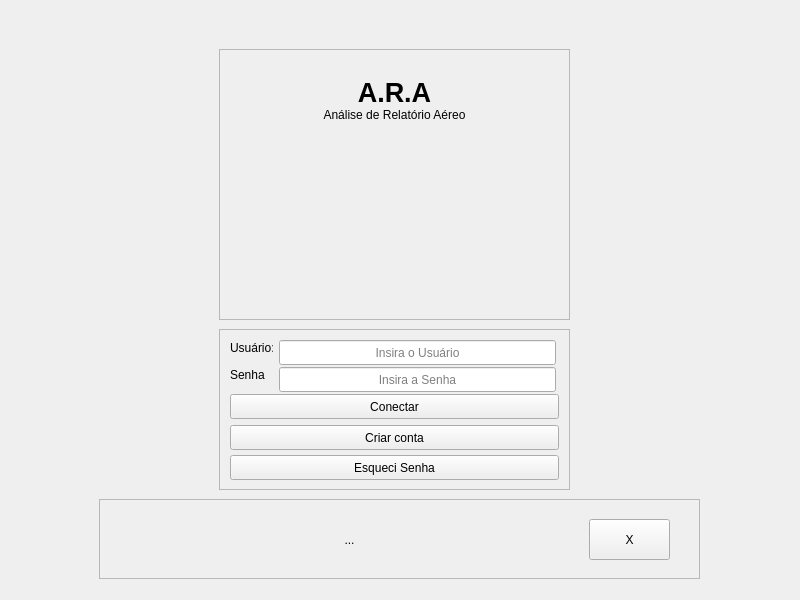
<?xml version="1.0" encoding="UTF-8"?>
<ui version="4.0">
 <class>MainWindow</class>
 <widget class="QMainWindow" name="MainWindow">
  <property name="geometry">
   <rect>
    <x>0</x>
    <y>0</y>
    <width>800</width>
    <height>600</height>
   </rect>
  </property>
  <property name="windowTitle">
   <string>MainWindow</string>
  </property>
  <widget class="QWidget" name="centralwidget">
   <widget class="QFrame" name="framePrincipal">
    <property name="geometry">
     <rect>
      <x>-11</x>
      <y>-1</y>
      <width>821</width>
      <height>611</height>
     </rect>
    </property>
    <property name="frameShape">
     <enum>QFrame::Shape::StyledPanel</enum>
    </property>
    <property name="frameShadow">
     <enum>QFrame::Shadow::Raised</enum>
    </property>
    <widget class="QStackedWidget" name="stackedWidget">
     <property name="geometry">
      <rect>
       <x>10</x>
       <y>0</y>
       <width>801</width>
       <height>601</height>
      </rect>
     </property>
     <property name="currentIndex">
      <number>0</number>
     </property>
     <widget class="QWidget" name="pageLogin">
      <widget class="QFrame" name="frameLoginEntradas">
       <property name="geometry">
        <rect>
         <x>220</x>
         <y>330</y>
         <width>351</width>
         <height>161</height>
        </rect>
       </property>
       <property name="frameShape">
        <enum>QFrame::Shape::StyledPanel</enum>
       </property>
       <property name="frameShadow">
        <enum>QFrame::Shadow::Raised</enum>
       </property>
       <widget class="QLineEdit" name="lineEditLoginSenha">
        <property name="geometry">
         <rect>
          <x>60</x>
          <y>38</y>
          <width>277</width>
          <height>25</height>
         </rect>
        </property>
        <property name="text">
         <string/>
        </property>
        <property name="echoMode">
         <enum>QLineEdit::EchoMode::Password</enum>
        </property>
        <property name="alignment">
         <set>Qt::AlignmentFlag::AlignCenter</set>
        </property>
        <property name="placeholderText">
         <string>Insira a Senha</string>
        </property>
       </widget>
       <widget class="QLabel" name="labelLoginUsuario">
        <property name="geometry">
         <rect>
          <x>11</x>
          <y>11</y>
          <width>43</width>
          <height>16</height>
         </rect>
        </property>
        <property name="text">
         <string>Usuário:</string>
        </property>
       </widget>
       <widget class="QLabel" name="labelLoginSenha">
        <property name="geometry">
         <rect>
          <x>11</x>
          <y>38</y>
          <width>35</width>
          <height>16</height>
         </rect>
        </property>
        <property name="text">
         <string>Senha:</string>
        </property>
       </widget>
       <widget class="QPushButton" name="pushButtonLoginConectar">
        <property name="geometry">
         <rect>
          <x>11</x>
          <y>65</y>
          <width>329</width>
          <height>25</height>
         </rect>
        </property>
        <property name="text">
         <string>Conectar</string>
        </property>
       </widget>
       <widget class="QPushButton" name="pushButtonLoginCriarConta">
        <property name="geometry">
         <rect>
          <x>11</x>
          <y>96</y>
          <width>329</width>
          <height>25</height>
         </rect>
        </property>
        <property name="text">
         <string>Criar conta</string>
        </property>
       </widget>
       <widget class="QPushButton" name="pushButtonLoginEsqSenha">
        <property name="geometry">
         <rect>
          <x>11</x>
          <y>126</y>
          <width>329</width>
          <height>25</height>
         </rect>
        </property>
        <property name="text">
         <string>Esqueci Senha</string>
        </property>
       </widget>
       <widget class="QLineEdit" name="lineEditLoginUsuario">
        <property name="geometry">
         <rect>
          <x>60</x>
          <y>11</y>
          <width>277</width>
          <height>25</height>
         </rect>
        </property>
        <property name="alignment">
         <set>Qt::AlignmentFlag::AlignCenter</set>
        </property>
        <property name="placeholderText">
         <string>Insira o Usuário</string>
        </property>
       </widget>
       <zorder>labelLoginUsuario</zorder>
       <zorder>pushButtonLoginCriarConta</zorder>
       <zorder>pushButtonLoginEsqSenha</zorder>
       <zorder>labelLoginSenha</zorder>
       <zorder>lineEditLoginUsuario</zorder>
       <zorder>lineEditLoginSenha</zorder>
       <zorder>pushButtonLoginConectar</zorder>
      </widget>
      <widget class="QFrame" name="frameLoginError">
       <property name="geometry">
        <rect>
         <x>100</x>
         <y>500</y>
         <width>601</width>
         <height>80</height>
        </rect>
       </property>
       <property name="frameShape">
        <enum>QFrame::Shape::StyledPanel</enum>
       </property>
       <property name="frameShadow">
        <enum>QFrame::Shadow::Raised</enum>
       </property>
       <widget class="QLabel" name="labelLoginError">
        <property name="geometry">
         <rect>
          <x>20</x>
          <y>20</y>
          <width>461</width>
          <height>41</height>
         </rect>
        </property>
        <property name="text">
         <string>...</string>
        </property>
        <property name="alignment">
         <set>Qt::AlignmentFlag::AlignCenter</set>
        </property>
       </widget>
       <widget class="QPushButton" name="pushButtonLoginError">
        <property name="geometry">
         <rect>
          <x>490</x>
          <y>20</y>
          <width>81</width>
          <height>41</height>
         </rect>
        </property>
        <property name="text">
         <string>X</string>
        </property>
       </widget>
      </widget>
      <widget class="QFrame" name="frameLoginInfos">
       <property name="geometry">
        <rect>
         <x>220</x>
         <y>50</y>
         <width>351</width>
         <height>271</height>
        </rect>
       </property>
       <property name="frameShape">
        <enum>QFrame::Shape::StyledPanel</enum>
       </property>
       <property name="frameShadow">
        <enum>QFrame::Shadow::Raised</enum>
       </property>
       <widget class="QLabel" name="labelLoginTitulo">
        <property name="geometry">
         <rect>
          <x>70</x>
          <y>10</y>
          <width>211</width>
          <height>81</height>
         </rect>
        </property>
        <property name="text">
         <string>&lt;html&gt;&lt;head/&gt;&lt;body&gt;&lt;p align=&quot;center&quot;&gt;&lt;span style=&quot; font-size:20pt; font-weight:700;&quot;&gt;A.R.A&lt;/span&gt;&lt;br/&gt;Análise de Relatório Aéreo&lt;/p&gt;&lt;/body&gt;&lt;/html&gt;</string>
        </property>
       </widget>
       <widget class="QLabel" name="labelLoginImagem">
        <property name="geometry">
         <rect>
          <x>100</x>
          <y>90</y>
          <width>150</width>
          <height>150</height>
         </rect>
        </property>
        <property name="styleSheet">
         <string notr="true"/>
        </property>
        <property name="text">
         <string/>
        </property>
        <property name="pixmap">
         <pixmap>01.png</pixmap>
        </property>
        <property name="scaledContents">
         <bool>true</bool>
        </property>
        <property name="alignment">
         <set>Qt::AlignmentFlag::AlignCenter</set>
        </property>
       </widget>
      </widget>
     </widget>
     <widget class="QWidget" name="pageCadastros">
      <widget class="QFrame" name="frameCadastrosForm">
       <property name="geometry">
        <rect>
         <x>10</x>
         <y>110</y>
         <width>651</width>
         <height>481</height>
        </rect>
       </property>
       <property name="frameShape">
        <enum>QFrame::Shape::StyledPanel</enum>
       </property>
       <property name="frameShadow">
        <enum>QFrame::Shadow::Raised</enum>
       </property>
       <widget class="QFrame" name="frameCadastrosFormSec">
        <property name="geometry">
         <rect>
          <x>10</x>
          <y>10</y>
          <width>631</width>
          <height>161</height>
         </rect>
        </property>
        <property name="frameShape">
         <enum>QFrame::Shape::StyledPanel</enum>
        </property>
        <property name="frameShadow">
         <enum>QFrame::Shadow::Raised</enum>
        </property>
        <widget class="QLineEdit" name="lineEditCadastrosLocal">
         <property name="geometry">
          <rect>
           <x>50</x>
           <y>12</y>
           <width>132</width>
           <height>25</height>
          </rect>
         </property>
         <property name="alignment">
          <set>Qt::AlignmentFlag::AlignCenter</set>
         </property>
         <property name="placeholderText">
          <string>...</string>
         </property>
        </widget>
        <widget class="QLabel" name="labelCadastrosLocal">
         <property name="geometry">
          <rect>
           <x>11</x>
           <y>12</y>
           <width>30</width>
           <height>25</height>
          </rect>
         </property>
         <property name="text">
          <string>Local:</string>
         </property>
        </widget>
        <widget class="QLabel" name="labelCadastrosTipoDeGas">
         <property name="geometry">
          <rect>
           <x>11</x>
           <y>40</y>
           <width>66</width>
           <height>25</height>
          </rect>
         </property>
         <property name="text">
          <string>Tipo de Gás:</string>
         </property>
        </widget>
        <widget class="QLineEdit" name="lineEditCadastrosTipoDeGas">
         <property name="geometry">
          <rect>
           <x>80</x>
           <y>40</y>
           <width>537</width>
           <height>25</height>
          </rect>
         </property>
         <property name="alignment">
          <set>Qt::AlignmentFlag::AlignCenter</set>
         </property>
         <property name="placeholderText">
          <string>...</string>
         </property>
        </widget>
        <widget class="QLabel" name="labelCadastrosValor">
         <property name="geometry">
          <rect>
           <x>11</x>
           <y>68</y>
           <width>30</width>
           <height>25</height>
          </rect>
         </property>
         <property name="text">
          <string>Valor:</string>
         </property>
        </widget>
        <widget class="QLineEdit" name="lineEditCadastrosValor">
         <property name="geometry">
          <rect>
           <x>64</x>
           <y>68</y>
           <width>552</width>
           <height>25</height>
          </rect>
         </property>
         <property name="alignment">
          <set>Qt::AlignmentFlag::AlignCenter</set>
         </property>
         <property name="placeholderText">
          <string>...</string>
         </property>
        </widget>
        <widget class="QLabel" name="labelCadastrosUnidade">
         <property name="geometry">
          <rect>
           <x>11</x>
           <y>96</y>
           <width>47</width>
           <height>25</height>
          </rect>
         </property>
         <property name="text">
          <string>Unidade:</string>
         </property>
        </widget>
        <widget class="QLineEdit" name="lineEditCadastrosUnidade">
         <property name="geometry">
          <rect>
           <x>64</x>
           <y>96</y>
           <width>551</width>
           <height>25</height>
          </rect>
         </property>
         <property name="alignment">
          <set>Qt::AlignmentFlag::AlignCenter</set>
         </property>
         <property name="placeholderText">
          <string>...</string>
         </property>
        </widget>
        <widget class="QLabel" name="labelCadastrosLimite">
         <property name="geometry">
          <rect>
           <x>11</x>
           <y>124</y>
           <width>35</width>
           <height>25</height>
          </rect>
         </property>
         <property name="text">
          <string>Limite:</string>
         </property>
        </widget>
        <widget class="QLineEdit" name="lineEditCadastrosLimite">
         <property name="geometry">
          <rect>
           <x>64</x>
           <y>124</y>
           <width>551</width>
           <height>25</height>
          </rect>
         </property>
         <property name="alignment">
          <set>Qt::AlignmentFlag::AlignCenter</set>
         </property>
         <property name="placeholderText">
          <string>...</string>
         </property>
        </widget>
        <widget class="QLabel" name="labelCadastrosLatitude">
         <property name="geometry">
          <rect>
           <x>190</x>
           <y>12</y>
           <width>21</width>
           <height>25</height>
          </rect>
         </property>
         <property name="text">
          <string>Lat.:</string>
         </property>
        </widget>
        <widget class="QLineEdit" name="lineEditCadastrosLatitude">
         <property name="geometry">
          <rect>
           <x>220</x>
           <y>12</y>
           <width>181</width>
           <height>25</height>
          </rect>
         </property>
         <property name="alignment">
          <set>Qt::AlignmentFlag::AlignCenter</set>
         </property>
         <property name="placeholderText">
          <string>...</string>
         </property>
        </widget>
        <widget class="QLabel" name="labelCadastrosLongitude">
         <property name="geometry">
          <rect>
           <x>409</x>
           <y>12</y>
           <width>32</width>
           <height>25</height>
          </rect>
         </property>
         <property name="text">
          <string>Long.:</string>
         </property>
        </widget>
        <widget class="QLineEdit" name="lineEditCadastrosLongitude">
         <property name="enabled">
          <bool>true</bool>
         </property>
         <property name="geometry">
          <rect>
           <x>447</x>
           <y>12</y>
           <width>171</width>
           <height>25</height>
          </rect>
         </property>
         <property name="alignment">
          <set>Qt::AlignmentFlag::AlignCenter</set>
         </property>
         <property name="placeholderText">
          <string>...</string>
         </property>
        </widget>
       </widget>
      </widget>
      <widget class="QFrame" name="frameCadastrosError">
       <property name="geometry">
        <rect>
         <x>10</x>
         <y>10</y>
         <width>781</width>
         <height>91</height>
        </rect>
       </property>
       <property name="frameShape">
        <enum>QFrame::Shape::StyledPanel</enum>
       </property>
       <property name="frameShadow">
        <enum>QFrame::Shadow::Raised</enum>
       </property>
       <widget class="QLabel" name="labelCadastrosError">
        <property name="geometry">
         <rect>
          <x>10</x>
          <y>25</y>
          <width>641</width>
          <height>51</height>
         </rect>
        </property>
        <property name="text">
         <string>...</string>
        </property>
        <property name="alignment">
         <set>Qt::AlignmentFlag::AlignCenter</set>
        </property>
       </widget>
       <widget class="QPushButton" name="pushButtonCadastrosError">
        <property name="geometry">
         <rect>
          <x>670</x>
          <y>25</y>
          <width>81</width>
          <height>41</height>
         </rect>
        </property>
        <property name="text">
         <string>X</string>
        </property>
       </widget>
      </widget>
      <widget class="QFrame" name="frameCadastrosBotoes">
       <property name="geometry">
        <rect>
         <x>669</x>
         <y>110</y>
         <width>121</width>
         <height>481</height>
        </rect>
       </property>
       <property name="frameShape">
        <enum>QFrame::Shape::StyledPanel</enum>
       </property>
       <property name="frameShadow">
        <enum>QFrame::Shadow::Raised</enum>
       </property>
       <widget class="QPushButton" name="pushButtonCadastrosSalvar">
        <property name="geometry">
         <rect>
          <x>10</x>
          <y>10</y>
          <width>101</width>
          <height>25</height>
         </rect>
        </property>
        <property name="text">
         <string>Salvar</string>
        </property>
       </widget>
       <widget class="QPushButton" name="pushButtonCadastrosExcluir">
        <property name="geometry">
         <rect>
          <x>10</x>
          <y>40</y>
          <width>101</width>
          <height>25</height>
         </rect>
        </property>
        <property name="text">
         <string>Excluir</string>
        </property>
       </widget>
       <widget class="QPushButton" name="pushButtonCadastrosLimpar">
        <property name="geometry">
         <rect>
          <x>10</x>
          <y>70</y>
          <width>101</width>
          <height>25</height>
         </rect>
        </property>
        <property name="text">
         <string>Limpar</string>
        </property>
       </widget>
       <widget class="QPushButton" name="pushButtonCadastrosSair">
        <property name="geometry">
         <rect>
          <x>10</x>
          <y>130</y>
          <width>101</width>
          <height>25</height>
         </rect>
        </property>
        <property name="text">
         <string>Sair</string>
        </property>
       </widget>
       <widget class="QPushButton" name="pushButtonCadastrosDados">
        <property name="geometry">
         <rect>
          <x>10</x>
          <y>100</y>
          <width>101</width>
          <height>25</height>
         </rect>
        </property>
        <property name="text">
         <string>Dados</string>
        </property>
       </widget>
      </widget>
     </widget>
     <widget class="QWidget" name="pageDados">
      <widget class="QFrame" name="frameDadosError">
       <property name="geometry">
        <rect>
         <x>10</x>
         <y>10</y>
         <width>781</width>
         <height>91</height>
        </rect>
       </property>
       <property name="frameShape">
        <enum>QFrame::Shape::StyledPanel</enum>
       </property>
       <property name="frameShadow">
        <enum>QFrame::Shadow::Raised</enum>
       </property>
       <widget class="QLabel" name="labelDadosError">
        <property name="geometry">
         <rect>
          <x>10</x>
          <y>25</y>
          <width>641</width>
          <height>51</height>
         </rect>
        </property>
        <property name="text">
         <string>...</string>
        </property>
        <property name="alignment">
         <set>Qt::AlignmentFlag::AlignCenter</set>
        </property>
       </widget>
       <widget class="QPushButton" name="pushButtonDadosError">
        <property name="geometry">
         <rect>
          <x>670</x>
          <y>25</y>
          <width>81</width>
          <height>41</height>
         </rect>
        </property>
        <property name="text">
         <string>X</string>
        </property>
       </widget>
      </widget>
      <widget class="QFrame" name="frameDadosTable">
       <property name="geometry">
        <rect>
         <x>10</x>
         <y>110</y>
         <width>651</width>
         <height>481</height>
        </rect>
       </property>
       <property name="frameShape">
        <enum>QFrame::Shape::StyledPanel</enum>
       </property>
       <property name="frameShadow">
        <enum>QFrame::Shadow::Raised</enum>
       </property>
       <widget class="QTableWidget" name="tableWidget">
        <property name="geometry">
         <rect>
          <x>10</x>
          <y>10</y>
          <width>631</width>
          <height>461</height>
         </rect>
        </property>
        <property name="wordWrap">
         <bool>false</bool>
        </property>
        <column>
         <property name="text">
          <string>Usuário</string>
         </property>
        </column>
        <column>
         <property name="text">
          <string>Local</string>
         </property>
        </column>
        <column>
         <property name="text">
          <string>Lat.</string>
         </property>
        </column>
        <column>
         <property name="text">
          <string>Long.</string>
         </property>
        </column>
        <column>
         <property name="text">
          <string>Tipo de Gás</string>
         </property>
        </column>
        <column>
         <property name="text">
          <string>Valor</string>
         </property>
        </column>
        <column>
         <property name="text">
          <string>Unidade</string>
         </property>
        </column>
        <column>
         <property name="text">
          <string>Limite</string>
         </property>
        </column>
       </widget>
      </widget>
      <widget class="QFrame" name="frameDadosBotoes">
       <property name="geometry">
        <rect>
         <x>669</x>
         <y>110</y>
         <width>121</width>
         <height>481</height>
        </rect>
       </property>
       <property name="frameShape">
        <enum>QFrame::Shape::StyledPanel</enum>
       </property>
       <property name="frameShadow">
        <enum>QFrame::Shadow::Raised</enum>
       </property>
       <widget class="QPushButton" name="pushButtonDadosAlterar">
        <property name="geometry">
         <rect>
          <x>10</x>
          <y>10</y>
          <width>101</width>
          <height>25</height>
         </rect>
        </property>
        <property name="text">
         <string>Alterar</string>
        </property>
       </widget>
       <widget class="QPushButton" name="pushButtonDadosExcluir">
        <property name="geometry">
         <rect>
          <x>10</x>
          <y>40</y>
          <width>101</width>
          <height>25</height>
         </rect>
        </property>
        <property name="text">
         <string>Excluir</string>
        </property>
       </widget>
       <widget class="QPushButton" name="pushButtonDadosSair">
        <property name="geometry">
         <rect>
          <x>10</x>
          <y>100</y>
          <width>101</width>
          <height>25</height>
         </rect>
        </property>
        <property name="text">
         <string>Sair</string>
        </property>
       </widget>
       <widget class="QPushButton" name="pushButtonDadosVoltar">
        <property name="geometry">
         <rect>
          <x>10</x>
          <y>70</y>
          <width>101</width>
          <height>25</height>
         </rect>
        </property>
        <property name="text">
         <string>Voltar</string>
        </property>
       </widget>
      </widget>
     </widget>
     <widget class="QWidget" name="pageCadUsuario">
      <widget class="QFrame" name="frameCadUsuarioError">
       <property name="geometry">
        <rect>
         <x>10</x>
         <y>10</y>
         <width>781</width>
         <height>91</height>
        </rect>
       </property>
       <property name="frameShape">
        <enum>QFrame::Shape::StyledPanel</enum>
       </property>
       <property name="frameShadow">
        <enum>QFrame::Shadow::Raised</enum>
       </property>
       <widget class="QLabel" name="labelCadUsuarioError">
        <property name="geometry">
         <rect>
          <x>10</x>
          <y>25</y>
          <width>641</width>
          <height>51</height>
         </rect>
        </property>
        <property name="text">
         <string>...</string>
        </property>
        <property name="alignment">
         <set>Qt::AlignmentFlag::AlignCenter</set>
        </property>
       </widget>
       <widget class="QPushButton" name="pushButtonCadUsuarioError">
        <property name="geometry">
         <rect>
          <x>670</x>
          <y>25</y>
          <width>81</width>
          <height>41</height>
         </rect>
        </property>
        <property name="text">
         <string>X</string>
        </property>
       </widget>
      </widget>
      <widget class="QFrame" name="frameCadUsuariosBotoes">
       <property name="geometry">
        <rect>
         <x>669</x>
         <y>110</y>
         <width>121</width>
         <height>481</height>
        </rect>
       </property>
       <property name="frameShape">
        <enum>QFrame::Shape::StyledPanel</enum>
       </property>
       <property name="frameShadow">
        <enum>QFrame::Shadow::Raised</enum>
       </property>
       <widget class="QPushButton" name="pushButtonCadUsuariosCadastrar">
        <property name="geometry">
         <rect>
          <x>10</x>
          <y>10</y>
          <width>101</width>
          <height>25</height>
         </rect>
        </property>
        <property name="text">
         <string>Cadastrar</string>
        </property>
       </widget>
       <widget class="QPushButton" name="pushButtonCadUsuariosVoltar">
        <property name="geometry">
         <rect>
          <x>10</x>
          <y>40</y>
          <width>101</width>
          <height>25</height>
         </rect>
        </property>
        <property name="text">
         <string>Voltar</string>
        </property>
       </widget>
      </widget>
      <widget class="QFrame" name="frameCadUsuariosForm">
       <property name="geometry">
        <rect>
         <x>10</x>
         <y>110</y>
         <width>651</width>
         <height>481</height>
        </rect>
       </property>
       <property name="frameShape">
        <enum>QFrame::Shape::StyledPanel</enum>
       </property>
       <property name="frameShadow">
        <enum>QFrame::Shadow::Raised</enum>
       </property>
       <widget class="QFrame" name="frameCadUsuariosFormSec">
        <property name="geometry">
         <rect>
          <x>10</x>
          <y>10</y>
          <width>631</width>
          <height>211</height>
         </rect>
        </property>
        <property name="frameShape">
         <enum>QFrame::Shape::StyledPanel</enum>
        </property>
        <property name="frameShadow">
         <enum>QFrame::Shadow::Raised</enum>
        </property>
        <widget class="QLineEdit" name="lineEditCadUsuariosNome">
         <property name="geometry">
          <rect>
           <x>81</x>
           <y>14</y>
           <width>540</width>
           <height>25</height>
          </rect>
         </property>
         <property name="alignment">
          <set>Qt::AlignmentFlag::AlignCenter</set>
         </property>
         <property name="placeholderText">
          <string>...</string>
         </property>
        </widget>
        <widget class="QLabel" name="labelCadUsuariosNome">
         <property name="geometry">
          <rect>
           <x>11</x>
           <y>14</y>
           <width>36</width>
           <height>25</height>
          </rect>
         </property>
         <property name="text">
          <string>Nome:</string>
         </property>
        </widget>
        <widget class="QLabel" name="labelCadUsuariosSobrenome">
         <property name="geometry">
          <rect>
           <x>11</x>
           <y>44</y>
           <width>64</width>
           <height>25</height>
          </rect>
         </property>
         <property name="text">
          <string>Sobrenome:</string>
         </property>
        </widget>
        <widget class="QLineEdit" name="lineEditCadUsuariosSobrenome">
         <property name="geometry">
          <rect>
           <x>81</x>
           <y>44</y>
           <width>540</width>
           <height>25</height>
          </rect>
         </property>
         <property name="alignment">
          <set>Qt::AlignmentFlag::AlignCenter</set>
         </property>
         <property name="placeholderText">
          <string>...</string>
         </property>
        </widget>
        <widget class="QLabel" name="labelCadUsuariosUsuario">
         <property name="geometry">
          <rect>
           <x>11</x>
           <y>74</y>
           <width>43</width>
           <height>25</height>
          </rect>
         </property>
         <property name="text">
          <string>Usuário:</string>
         </property>
        </widget>
        <widget class="QLineEdit" name="lineEditCadUsuarios">
         <property name="geometry">
          <rect>
           <x>81</x>
           <y>74</y>
           <width>540</width>
           <height>25</height>
          </rect>
         </property>
         <property name="alignment">
          <set>Qt::AlignmentFlag::AlignCenter</set>
         </property>
         <property name="placeholderText">
          <string>...</string>
         </property>
        </widget>
        <widget class="QLabel" name="labelCadUsuariosSenha01">
         <property name="geometry">
          <rect>
           <x>11</x>
           <y>132</y>
           <width>35</width>
           <height>25</height>
          </rect>
         </property>
         <property name="text">
          <string>Senha:</string>
         </property>
        </widget>
        <widget class="QLineEdit" name="lineEditCadUsuariosSenha01">
         <property name="geometry">
          <rect>
           <x>81</x>
           <y>132</y>
           <width>540</width>
           <height>25</height>
          </rect>
         </property>
         <property name="alignment">
          <set>Qt::AlignmentFlag::AlignCenter</set>
         </property>
         <property name="placeholderText">
          <string>...</string>
         </property>
        </widget>
        <widget class="QLabel" name="labelCadUsuariosSenha02">
         <property name="geometry">
          <rect>
           <x>11</x>
           <y>160</y>
           <width>35</width>
           <height>25</height>
          </rect>
         </property>
         <property name="text">
          <string>Senha:</string>
         </property>
        </widget>
        <widget class="QLineEdit" name="lineEditCadUsuariosSenha02">
         <property name="geometry">
          <rect>
           <x>81</x>
           <y>160</y>
           <width>540</width>
           <height>25</height>
          </rect>
         </property>
         <property name="alignment">
          <set>Qt::AlignmentFlag::AlignCenter</set>
         </property>
         <property name="placeholderText">
          <string>...</string>
         </property>
        </widget>
        <widget class="QLabel" name="labelCadUsuariosEmail">
         <property name="geometry">
          <rect>
           <x>10</x>
           <y>104</y>
           <width>43</width>
           <height>25</height>
          </rect>
         </property>
         <property name="text">
          <string>E-mail:</string>
         </property>
        </widget>
        <widget class="QLineEdit" name="lineEditCadUsuarios_2">
         <property name="geometry">
          <rect>
           <x>80</x>
           <y>104</y>
           <width>540</width>
           <height>25</height>
          </rect>
         </property>
         <property name="alignment">
          <set>Qt::AlignmentFlag::AlignCenter</set>
         </property>
         <property name="placeholderText">
          <string>...</string>
         </property>
        </widget>
       </widget>
      </widget>
     </widget>
     <widget class="QWidget" name="pageRecuperacao">
      <widget class="QFrame" name="frameRecuperacaoEntradas">
       <property name="geometry">
        <rect>
         <x>210</x>
         <y>220</y>
         <width>351</width>
         <height>151</height>
        </rect>
       </property>
       <property name="frameShape">
        <enum>QFrame::Shape::StyledPanel</enum>
       </property>
       <property name="frameShadow">
        <enum>QFrame::Shadow::Raised</enum>
       </property>
       <widget class="QLineEdit" name="lineEditRecuperacaoSenha02">
        <property name="geometry">
         <rect>
          <x>60</x>
          <y>65</y>
          <width>277</width>
          <height>25</height>
         </rect>
        </property>
        <property name="text">
         <string/>
        </property>
        <property name="echoMode">
         <enum>QLineEdit::EchoMode::Password</enum>
        </property>
        <property name="alignment">
         <set>Qt::AlignmentFlag::AlignCenter</set>
        </property>
        <property name="placeholderText">
         <string>Confirme a Senha</string>
        </property>
       </widget>
       <widget class="QLabel" name="labelRecuperacaoSenha01">
        <property name="geometry">
         <rect>
          <x>11</x>
          <y>38</y>
          <width>43</width>
          <height>16</height>
         </rect>
        </property>
        <property name="text">
         <string>Senha:</string>
        </property>
       </widget>
       <widget class="QLabel" name="labelRecuperacaoSenha02">
        <property name="geometry">
         <rect>
          <x>11</x>
          <y>65</y>
          <width>35</width>
          <height>16</height>
         </rect>
        </property>
        <property name="text">
         <string>Senha:</string>
        </property>
       </widget>
       <widget class="QPushButton" name="pushButtonRecuperacaoSalvar">
        <property name="geometry">
         <rect>
          <x>11</x>
          <y>92</y>
          <width>329</width>
          <height>25</height>
         </rect>
        </property>
        <property name="text">
         <string>Salvar</string>
        </property>
       </widget>
       <widget class="QLineEdit" name="lineEditRecuperacaoSenha01">
        <property name="geometry">
         <rect>
          <x>60</x>
          <y>38</y>
          <width>277</width>
          <height>25</height>
         </rect>
        </property>
        <property name="alignment">
         <set>Qt::AlignmentFlag::AlignCenter</set>
        </property>
        <property name="placeholderText">
         <string>Insira a Nova Senha</string>
        </property>
       </widget>
       <widget class="QPushButton" name="pushButtonRecuperacaoVoltar">
        <property name="geometry">
         <rect>
          <x>11</x>
          <y>120</y>
          <width>329</width>
          <height>25</height>
         </rect>
        </property>
        <property name="text">
         <string>Voltar</string>
        </property>
       </widget>
       <widget class="QLineEdit" name="lineEditRecuperacaoUsuario">
        <property name="geometry">
         <rect>
          <x>60</x>
          <y>10</y>
          <width>277</width>
          <height>25</height>
         </rect>
        </property>
        <property name="alignment">
         <set>Qt::AlignmentFlag::AlignCenter</set>
        </property>
        <property name="placeholderText">
         <string>Insira o Usuário</string>
        </property>
       </widget>
       <widget class="QLabel" name="labelRecuperacaoUsuario">
        <property name="geometry">
         <rect>
          <x>10</x>
          <y>13</y>
          <width>43</width>
          <height>16</height>
         </rect>
        </property>
        <property name="text">
         <string>Usuário:</string>
        </property>
       </widget>
      </widget>
      <widget class="QFrame" name="frameRecuperacaoError">
       <property name="geometry">
        <rect>
         <x>100</x>
         <y>130</y>
         <width>601</width>
         <height>80</height>
        </rect>
       </property>
       <property name="frameShape">
        <enum>QFrame::Shape::StyledPanel</enum>
       </property>
       <property name="frameShadow">
        <enum>QFrame::Shadow::Raised</enum>
       </property>
       <widget class="QLabel" name="labelRecuperacaoError">
        <property name="geometry">
         <rect>
          <x>20</x>
          <y>20</y>
          <width>461</width>
          <height>41</height>
         </rect>
        </property>
        <property name="text">
         <string>...</string>
        </property>
        <property name="alignment">
         <set>Qt::AlignmentFlag::AlignCenter</set>
        </property>
       </widget>
       <widget class="QPushButton" name="pushButtonRecuperacaoError">
        <property name="geometry">
         <rect>
          <x>490</x>
          <y>20</y>
          <width>81</width>
          <height>41</height>
         </rect>
        </property>
        <property name="text">
         <string>X</string>
        </property>
       </widget>
      </widget>
     </widget>
    </widget>
   </widget>
  </widget>
 </widget>
 <resources/>
 <connections/>
</ui>
